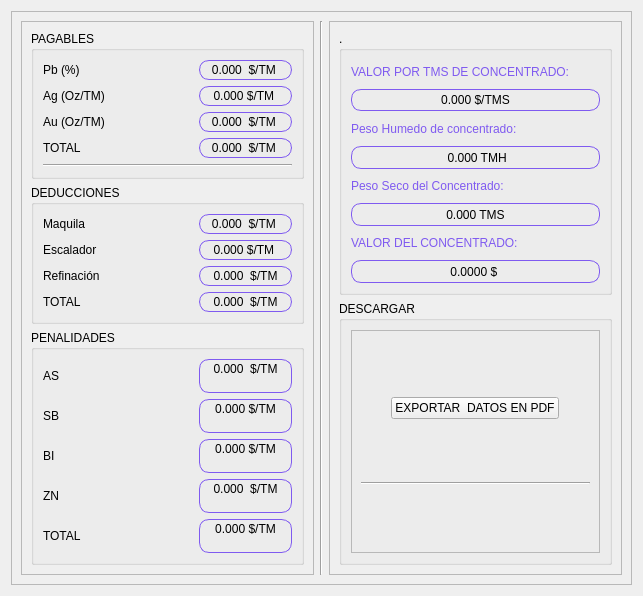
      <widget class="QWidget" name="tab_2">
       <attribute name="icon">
        <iconset>
         <normaloff>images/output.png</normaloff>images/output.png</iconset>
       </attribute>
       <attribute name="title">
        <string>Resultados</string>
       </attribute>
       <layout class="QVBoxLayout" name="verticalLayout_8">
        <item>
         <widget class="QFrame" name="frame_5">
          <property name="frameShape">
           <enum>QFrame::StyledPanel</enum>
          </property>
          <property name="frameShadow">
           <enum>QFrame::Raised</enum>
          </property>
          <layout class="QHBoxLayout" name="horizontalLayout_5" stretch="1,1,1">
           <item>
            <widget class="QFrame" name="frame_6">
             <property name="styleSheet">
              <string notr="true"/>
             </property>
             <property name="frameShape">
              <enum>QFrame::StyledPanel</enum>
             </property>
             <property name="frameShadow">
              <enum>QFrame::Raised</enum>
             </property>
             <layout class="QVBoxLayout" name="verticalLayout_25">
              <item>
               <widget class="QGroupBox" name="groupBox_6">
                <property name="styleSheet">
                 <string notr="true"/>
                </property>
                <property name="title">
                 <string>PAGABLES</string>
                </property>
                <layout class="QVBoxLayout" name="verticalLayout_9">
                 <item>
                  <layout class="QHBoxLayout" name="horizontalLayout_7">
                   <item>
                    <widget class="QLabel" name="label_61">
                     <property name="minimumSize">
                      <size>
                       <width>150</width>
                       <height>0</height>
                      </size>
                     </property>
                     <property name="maximumSize">
                      <size>
                       <width>150</width>
                       <height>16777215</height>
                      </size>
                     </property>
                     <property name="styleSheet">
                      <string notr="true">font: 900 10pt &quot;Roboto&quot;;</string>
                     </property>
                     <property name="text">
                      <string>Pb (%)</string>
                     </property>
                    </widget>
                   </item>
                   <item>
                    <widget class="QLabel" name="S_pagables_Pb">
                     <property name="styleSheet">
                      <string notr="true">border: 1px solid #7f5af0;
border-radius: 10px;
padding: 2px;</string>
                     </property>
                     <property name="text">
                      <string>0.000  $/TM </string>
                     </property>
                     <property name="alignment">
                      <set>Qt::AlignCenter</set>
                     </property>
                    </widget>
                   </item>
                  </layout>
                 </item>
                 <item>
                  <layout class="QHBoxLayout" name="horizontalLayout_8">
                   <item>
                    <widget class="QLabel" name="label_62">
                     <property name="minimumSize">
                      <size>
                       <width>150</width>
                       <height>0</height>
                      </size>
                     </property>
                     <property name="maximumSize">
                      <size>
                       <width>150</width>
                       <height>16777215</height>
                      </size>
                     </property>
                     <property name="styleSheet">
                      <string notr="true">font: 900 10pt &quot;Roboto&quot;;</string>
                     </property>
                     <property name="text">
                      <string>Ag (Oz/TM)</string>
                     </property>
                    </widget>
                   </item>
                   <item>
                    <widget class="QLabel" name="S_pagables_Ag">
                     <property name="styleSheet">
                      <string notr="true">border: 1px solid #7f5af0;
border-radius: 10px;
padding: 2px;</string>
                     </property>
                     <property name="text">
                      <string>0.000 $/TM </string>
                     </property>
                     <property name="alignment">
                      <set>Qt::AlignCenter</set>
                     </property>
                    </widget>
                   </item>
                  </layout>
                 </item>
                 <item>
                  <layout class="QHBoxLayout" name="horizontalLayout_9">
                   <item>
                    <widget class="QLabel" name="label_63">
                     <property name="minimumSize">
                      <size>
                       <width>150</width>
                       <height>0</height>
                      </size>
                     </property>
                     <property name="maximumSize">
                      <size>
                       <width>150</width>
                       <height>16777215</height>
                      </size>
                     </property>
                     <property name="styleSheet">
                      <string notr="true">font: 900 10pt &quot;Roboto&quot;;</string>
                     </property>
                     <property name="text">
                      <string>Au (Oz/TM)</string>
                     </property>
                    </widget>
                   </item>
                   <item>
                    <widget class="QLabel" name="S_pagables_Au">
                     <property name="styleSheet">
                      <string notr="true">border: 1px solid #7f5af0;
border-radius: 10px;
padding: 2px;</string>
                     </property>
                     <property name="text">
                      <string>0.000  $/TM </string>
                     </property>
                     <property name="alignment">
                      <set>Qt::AlignCenter</set>
                     </property>
                    </widget>
                   </item>
                  </layout>
                 </item>
                 <item>
                  <layout class="QHBoxLayout" name="horizontalLayout_21">
                   <item>
                    <widget class="QLabel" name="label_64">
                     <property name="minimumSize">
                      <size>
                       <width>150</width>
                       <height>0</height>
                      </size>
                     </property>
                     <property name="maximumSize">
                      <size>
                       <width>150</width>
                       <height>16777215</height>
                      </size>
                     </property>
                     <property name="styleSheet">
                      <string notr="true">font: 900 10pt &quot;Roboto&quot;;</string>
                     </property>
                     <property name="text">
                      <string>TOTAL</string>
                     </property>
                    </widget>
                   </item>
                   <item>
                    <widget class="QLabel" name="S_pagables_total">
                     <property name="styleSheet">
                      <string notr="true">border: 1px solid #7f5af0;
border-radius: 10px;
padding: 2px;</string>
                     </property>
                     <property name="text">
                      <string>0.000  $/TM </string>
                     </property>
                     <property name="alignment">
                      <set>Qt::AlignCenter</set>
                     </property>
                     <property name="wordWrap">
                      <bool>false</bool>
                     </property>
                    </widget>
                   </item>
                  </layout>
                 </item>
                 <item>
                  <widget class="Line" name="line_6">
                   <property name="orientation">
                    <enum>Qt::Horizontal</enum>
                   </property>
                  </widget>
                 </item>
                </layout>
               </widget>
              </item>
              <item>
               <widget class="QGroupBox" name="groupBox_5">
                <property name="title">
                 <string>DEDUCCIONES</string>
                </property>
                <layout class="QVBoxLayout" name="verticalLayout_10">
                 <item>
                  <layout class="QHBoxLayout" name="horizontalLayout_11">
                   <item>
                    <widget class="QLabel" name="label_70">
                     <property name="minimumSize">
                      <size>
                       <width>150</width>
                       <height>0</height>
                      </size>
                     </property>
                     <property name="maximumSize">
                      <size>
                       <width>150</width>
                       <height>16777215</height>
                      </size>
                     </property>
                     <property name="styleSheet">
                      <string notr="true">font: 900 10pt &quot;Roboto&quot;;</string>
                     </property>
                     <property name="text">
                      <string>Maquila</string>
                     </property>
                    </widget>
                   </item>
                   <item>
                    <widget class="QLabel" name="S_deducciones_maquila">
                     <property name="styleSheet">
                      <string notr="true">border: 1px solid #7f5af0;
border-radius: 10px;
padding: 2px;</string>
                     </property>
                     <property name="text">
                      <string>0.000  $/TM </string>
                     </property>
                     <property name="alignment">
                      <set>Qt::AlignCenter</set>
                     </property>
                    </widget>
                   </item>
                  </layout>
                 </item>
                 <item>
                  <layout class="QHBoxLayout" name="horizontalLayout_12">
                   <item>
                    <widget class="QLabel" name="label_72">
                     <property name="minimumSize">
                      <size>
                       <width>150</width>
                       <height>0</height>
                      </size>
                     </property>
                     <property name="maximumSize">
                      <size>
                       <width>150</width>
                       <height>16777215</height>
                      </size>
                     </property>
                     <property name="styleSheet">
                      <string notr="true">font: 900 10pt &quot;Roboto&quot;;</string>
                     </property>
                     <property name="text">
                      <string>Escalador</string>
                     </property>
                    </widget>
                   </item>
                   <item>
                    <widget class="QLabel" name="S_deducciones_escalador">
                     <property name="styleSheet">
                      <string notr="true">border: 1px solid #7f5af0;
border-radius: 10px;
padding: 2px;</string>
                     </property>
                     <property name="text">
                      <string>0.000 $/TM </string>
                     </property>
                     <property name="alignment">
                      <set>Qt::AlignCenter</set>
                     </property>
                    </widget>
                   </item>
                  </layout>
                 </item>
                 <item>
                  <layout class="QHBoxLayout" name="horizontalLayout_13">
                   <item>
                    <widget class="QLabel" name="label_74">
                     <property name="minimumSize">
                      <size>
                       <width>150</width>
                       <height>0</height>
                      </size>
                     </property>
                     <property name="maximumSize">
                      <size>
                       <width>150</width>
                       <height>16777215</height>
                      </size>
                     </property>
                     <property name="styleSheet">
                      <string notr="true">font: 900 10pt &quot;Roboto&quot;;</string>
                     </property>
                     <property name="text">
                      <string>Refinación</string>
                     </property>
                    </widget>
                   </item>
                   <item>
                    <widget class="QLabel" name="S_deducciones_refinacion">
                     <property name="styleSheet">
                      <string notr="true">border: 1px solid #7f5af0;
border-radius: 10px;
padding: 2px;</string>
                     </property>
                     <property name="text">
                      <string>0.000  $/TM</string>
                     </property>
                     <property name="alignment">
                      <set>Qt::AlignCenter</set>
                     </property>
                    </widget>
                   </item>
                  </layout>
                 </item>
                 <item>
                  <layout class="QHBoxLayout" name="horizontalLayout_14">
                   <item>
                    <widget class="QLabel" name="label_76">
                     <property name="minimumSize">
                      <size>
                       <width>150</width>
                       <height>0</height>
                      </size>
                     </property>
                     <property name="maximumSize">
                      <size>
                       <width>150</width>
                       <height>16777215</height>
                      </size>
                     </property>
                     <property name="styleSheet">
                      <string notr="true">font: 900 10pt &quot;Roboto&quot;;</string>
                     </property>
                     <property name="text">
                      <string>TOTAL</string>
                     </property>
                    </widget>
                   </item>
                   <item>
                    <widget class="QLabel" name="S_deducciones_total">
                     <property name="styleSheet">
                      <string notr="true">border: 1px solid #7f5af0;
border-radius: 10px;
padding: 2px;</string>
                     </property>
                     <property name="text">
                      <string>0.000  $/TM</string>
                     </property>
                     <property name="alignment">
                      <set>Qt::AlignCenter</set>
                     </property>
                    </widget>
                   </item>
                  </layout>
                 </item>
                </layout>
               </widget>
              </item>
              <item>
               <widget class="QGroupBox" name="groupBox_4">
                <property name="title">
                 <string>PENALIDADES</string>
                </property>
                <layout class="QVBoxLayout" name="verticalLayout_14">
                 <item>
                  <layout class="QVBoxLayout" name="verticalLayout_13">
                   <item>
                    <layout class="QHBoxLayout" name="horizontalLayout_15">
                     <item>
                      <widget class="QLabel" name="label_78">
                       <property name="minimumSize">
                        <size>
                         <width>150</width>
                         <height>0</height>
                        </size>
                       </property>
                       <property name="maximumSize">
                        <size>
                         <width>150</width>
                         <height>16777215</height>
                        </size>
                       </property>
                       <property name="styleSheet">
                        <string notr="true">font: 900 10pt &quot;Roboto&quot;;</string>
                       </property>
                       <property name="text">
                        <string>AS</string>
                       </property>
                      </widget>
                     </item>
                     <item>
                      <widget class="QLabel" name="S_penalidad_as">
                       <property name="styleSheet">
                        <string notr="true">border: 1px solid #7f5af0;
border-radius: 10px;
padding: 2px;</string>
                       </property>
                       <property name="text">
                        <string>0.000  $/TM
</string>
                       </property>
                       <property name="alignment">
                        <set>Qt::AlignCenter</set>
                       </property>
                      </widget>
                     </item>
                    </layout>
                   </item>
                   <item>
                    <layout class="QHBoxLayout" name="horizontalLayout_16">
                     <item>
                      <widget class="QLabel" name="label_80">
                       <property name="minimumSize">
                        <size>
                         <width>150</width>
                         <height>0</height>
                        </size>
                       </property>
                       <property name="maximumSize">
                        <size>
                         <width>150</width>
                         <height>16777215</height>
                        </size>
                       </property>
                       <property name="styleSheet">
                        <string notr="true">font: 900 10pt &quot;Roboto&quot;;</string>
                       </property>
                       <property name="text">
                        <string>SB</string>
                       </property>
                      </widget>
                     </item>
                     <item>
                      <widget class="QLabel" name="S_penalidad_sb">
                       <property name="styleSheet">
                        <string notr="true">border: 1px solid #7f5af0;
border-radius: 10px;
padding: 2px;</string>
                       </property>
                       <property name="text">
                        <string>0.000 $/TM
</string>
                       </property>
                       <property name="alignment">
                        <set>Qt::AlignCenter</set>
                       </property>
                      </widget>
                     </item>
                    </layout>
                   </item>
                   <item>
                    <layout class="QHBoxLayout" name="horizontalLayout_17">
                     <item>
                      <widget class="QLabel" name="label_82">
                       <property name="minimumSize">
                        <size>
                         <width>150</width>
                         <height>0</height>
                        </size>
                       </property>
                       <property name="maximumSize">
                        <size>
                         <width>150</width>
                         <height>16777215</height>
                        </size>
                       </property>
                       <property name="styleSheet">
                        <string notr="true">font: 900 10pt &quot;Roboto&quot;;</string>
                       </property>
                       <property name="text">
                        <string>BI</string>
                       </property>
                      </widget>
                     </item>
                     <item>
                      <widget class="QLabel" name="S_penalidad_bi">
                       <property name="styleSheet">
                        <string notr="true">border: 1px solid #7f5af0;
border-radius: 10px;
padding: 2px;</string>
                       </property>
                       <property name="text">
                        <string>0.000 $/TM
</string>
                       </property>
                       <property name="alignment">
                        <set>Qt::AlignCenter</set>
                       </property>
                      </widget>
                     </item>
                    </layout>
                   </item>
                   <item>
                    <layout class="QHBoxLayout" name="horizontalLayout_18">
                     <item>
                      <widget class="QLabel" name="label_84">
                       <property name="minimumSize">
                        <size>
                         <width>150</width>
                         <height>0</height>
                        </size>
                       </property>
                       <property name="maximumSize">
                        <size>
                         <width>150</width>
                         <height>16777215</height>
                        </size>
                       </property>
                       <property name="styleSheet">
                        <string notr="true">font: 900 10pt &quot;Roboto&quot;;</string>
                       </property>
                       <property name="text">
                        <string>ZN</string>
                       </property>
                      </widget>
                     </item>
                     <item>
                      <widget class="QLabel" name="S_penalidad_zn">
                       <property name="styleSheet">
                        <string notr="true">border: 1px solid #7f5af0;
border-radius: 10px;
padding: 2px;</string>
                       </property>
                       <property name="text">
                        <string>0.000  $/TM
</string>
                       </property>
                       <property name="alignment">
                        <set>Qt::AlignCenter</set>
                       </property>
                      </widget>
                     </item>
                    </layout>
                   </item>
                   <item>
                    <layout class="QHBoxLayout" name="horizontalLayout_19">
                     <item>
                      <widget class="QLabel" name="label_86">
                       <property name="minimumSize">
                        <size>
                         <width>150</width>
                         <height>0</height>
                        </size>
                       </property>
                       <property name="maximumSize">
                        <size>
                         <width>150</width>
                         <height>16777215</height>
                        </size>
                       </property>
                       <property name="styleSheet">
                        <string notr="true">font: 900 10pt &quot;Roboto&quot;;</string>
                       </property>
                       <property name="text">
                        <string>TOTAL</string>
                       </property>
                      </widget>
                     </item>
                     <item>
                      <widget class="QLabel" name="S_penalidad_total">
                       <property name="styleSheet">
                        <string notr="true">border: 1px solid #7f5af0;
border-radius: 10px;
padding: 2px;</string>
                       </property>
                       <property name="text">
                        <string>0.000 $/TM
</string>
                       </property>
                       <property name="alignment">
                        <set>Qt::AlignCenter</set>
                       </property>
                      </widget>
                     </item>
                    </layout>
                   </item>
                  </layout>
                 </item>
                </layout>
               </widget>
              </item>
             </layout>
            </widget>
           </item>
           <item>
            <widget class="Line" name="line_9">
             <property name="orientation">
              <enum>Qt::Vertical</enum>
             </property>
            </widget>
           </item>
           <item>
            <widget class="QFrame" name="frame_7">
             <property name="styleSheet">
              <string notr="true"/>
             </property>
             <property name="frameShape">
              <enum>QFrame::StyledPanel</enum>
             </property>
             <property name="frameShadow">
              <enum>QFrame::Raised</enum>
             </property>
             <layout class="QVBoxLayout" name="verticalLayout_24">
              <item>
               <widget class="QGroupBox" name="groupBox_7">
                <property name="title">
                 <string>.</string>
                </property>
                <layout class="QVBoxLayout" name="verticalLayout_23">
                 <item>
                  <layout class="QVBoxLayout" name="verticalLayout_11">
                   <item>
                    <widget class="QLabel" name="label_88">
                     <property name="styleSheet">
                      <string notr="true">font: 900 12pt &quot;Segoe UI&quot;;
color: rgb(127, 90, 240);</string>
                     </property>
                     <property name="text">
                      <string>VALOR POR TMS DE CONCENTRADO:</string>
                     </property>
                    </widget>
                   </item>
                   <item>
                    <widget class="QLabel" name="S_valorpRMSdc">
                     <property name="styleSheet">
                      <string notr="true">border: 1px solid #7f5af0;
border-radius: 10px;
padding: 2px;
font: 900 italic 12pt &quot;Segoe UI&quot;;</string>
                     </property>
                     <property name="text">
                      <string>0.000	$/TMS</string>
                     </property>
                     <property name="alignment">
                      <set>Qt::AlignCenter</set>
                     </property>
                    </widget>
                   </item>
                   <item>
                    <widget class="QLabel" name="label_90">
                     <property name="styleSheet">
                      <string notr="true">font: 900 12pt &quot;Segoe UI&quot;;
color: rgb(127, 90, 240);</string>
                     </property>
                     <property name="text">
                      <string>Peso Humedo de concentrado:</string>
                     </property>
                    </widget>
                   </item>
                   <item>
                    <widget class="QLabel" name="S_pesohumedoc">
                     <property name="styleSheet">
                      <string notr="true">border: 1px solid #7f5af0;
border-radius: 10px;
padding: 2px;
font: 900 italic 12pt &quot;Segoe UI&quot;;</string>
                     </property>
                     <property name="text">
                      <string> 0.000	TMH</string>
                     </property>
                     <property name="alignment">
                      <set>Qt::AlignCenter</set>
                     </property>
                    </widget>
                   </item>
                   <item>
                    <widget class="QLabel" name="label_91">
                     <property name="styleSheet">
                      <string notr="true">font: 900 12pt &quot;Segoe UI&quot;;
color: rgb(127, 90, 240);</string>
                     </property>
                     <property name="text">
                      <string>Peso Seco del Concentrado:</string>
                     </property>
                    </widget>
                   </item>
                   <item>
                    <widget class="QLabel" name="S_pesosc">
                     <property name="styleSheet">
                      <string notr="true">border: 1px solid #7f5af0;
border-radius: 10px;
padding: 2px;
font: 900 italic 12pt &quot;Segoe UI&quot;;font: 900 italic 12pt &quot;Segoe UI&quot;;</string>
                     </property>
                     <property name="text">
                      <string>0.000	TMS</string>
                     </property>
                     <property name="alignment">
                      <set>Qt::AlignCenter</set>
                     </property>
                    </widget>
                   </item>
                   <item>
                    <widget class="QLabel" name="label_92">
                     <property name="styleSheet">
                      <string notr="true">font: 900 12pt &quot;Segoe UI&quot;;
color: rgb(127, 90, 240);</string>
                     </property>
                     <property name="text">
                      <string>VALOR DEL CONCENTRADO:</string>
                     </property>
                    </widget>
                   </item>
                   <item>
                    <widget class="QLabel" name="S_valor_concentrado">
                     <property name="styleSheet">
                      <string notr="true">border: 1px solid #7f5af0;
border-radius: 10px;
padding: 2px;
font: 900 italic 12pt &quot;Segoe UI&quot;;</string>
                     </property>
                     <property name="text">
                      <string>0.0000	$ </string>
                     </property>
                     <property name="alignment">
                      <set>Qt::AlignCenter</set>
                     </property>
                    </widget>
                   </item>
                  </layout>
                 </item>
                </layout>
               </widget>
              </item>
              <item>
               <widget class="QGroupBox" name="groupBox_8">
                <property name="title">
                 <string>DESCARGAR</string>
                </property>
                <layout class="QVBoxLayout" name="verticalLayout_15">
                 <item>
                  <widget class="QFrame" name="frame_8">
                   <property name="styleSheet">
                    <string notr="true"/>
                   </property>
                   <property name="frameShape">
                    <enum>QFrame::StyledPanel</enum>
                   </property>
                   <property name="frameShadow">
                    <enum>QFrame::Raised</enum>
                   </property>
                   <layout class="QVBoxLayout" name="verticalLayout_16">
                    <item>
                     <layout class="QHBoxLayout" name="horizontalLayout_22">
                      <item>
                       <spacer name="horizontalSpacer_4">
                        <property name="orientation">
                         <enum>Qt::Horizontal</enum>
                        </property>
                        <property name="sizeHint" stdset="0">
                         <size>
                          <width>40</width>
                          <height>20</height>
                         </size>
                        </property>
                       </spacer>
                      </item>
                      <item>
                       <widget class="QPushButton" name="bt_export_pdf">
                        <property name="text">
                         <string>EXPORTAR  DATOS EN PDF</string>
                        </property>
                       </widget>
                      </item>
                      <item>
                       <spacer name="horizontalSpacer_5">
                        <property name="orientation">
                         <enum>Qt::Horizontal</enum>
                        </property>
                        <property name="sizeHint" stdset="0">
                         <size>
                          <width>40</width>
                          <height>20</height>
                         </size>
                        </property>
                       </spacer>
                      </item>
                     </layout>
                    </item>
                    <item>
                     <widget class="Line" name="line_8">
                      <property name="orientation">
                       <enum>Qt::Horizontal</enum>
                      </property>
                     </widget>
                    </item>
                   </layout>
                  </widget>
                 </item>
                </layout>
               </widget>
              </item>
             </layout>
            </widget>
           </item>
          </layout>
         </widget>
        </item>
       </layout>
      </widget>
